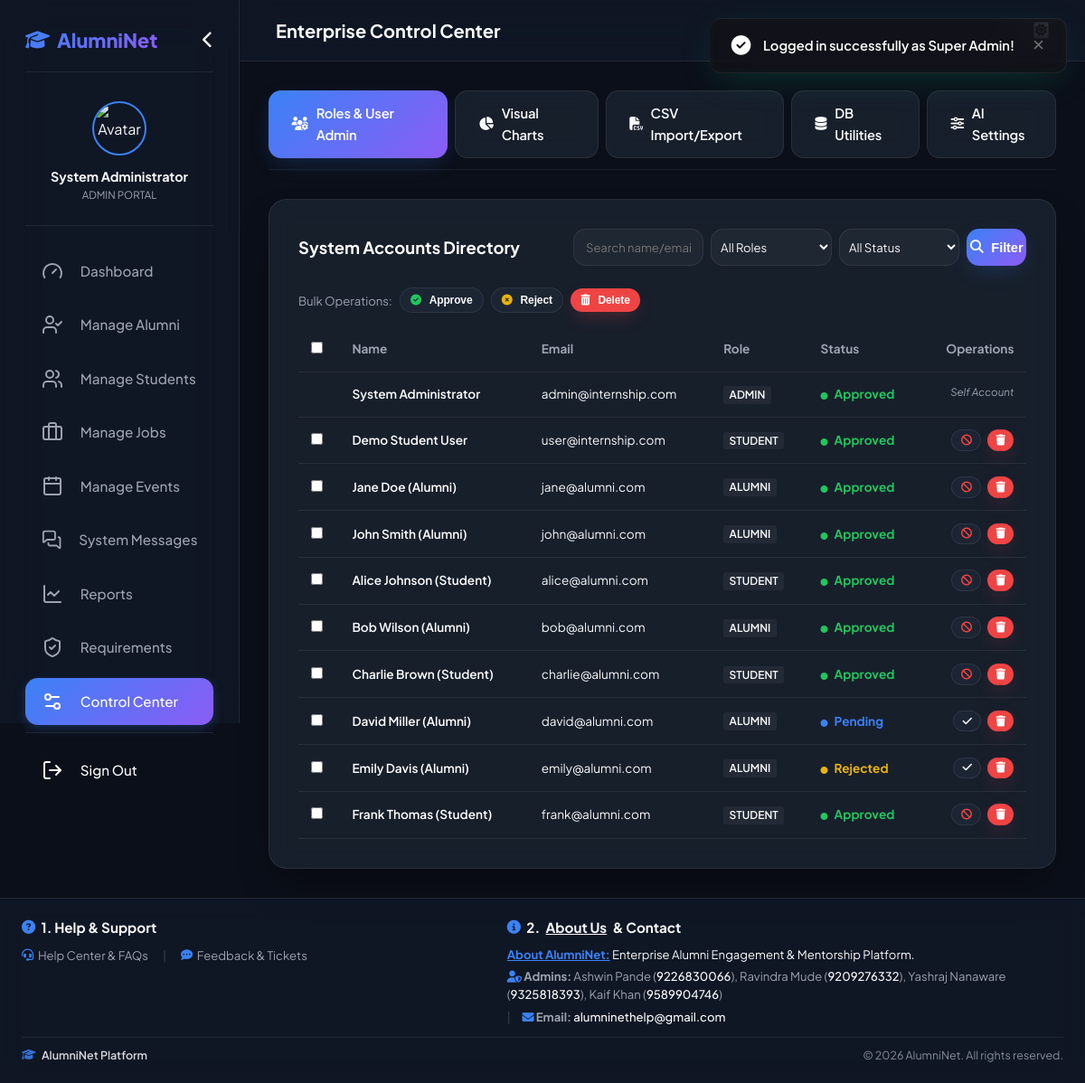
/admin/enterprise_control.php (signed in), run on an earlier commit of the app's database.
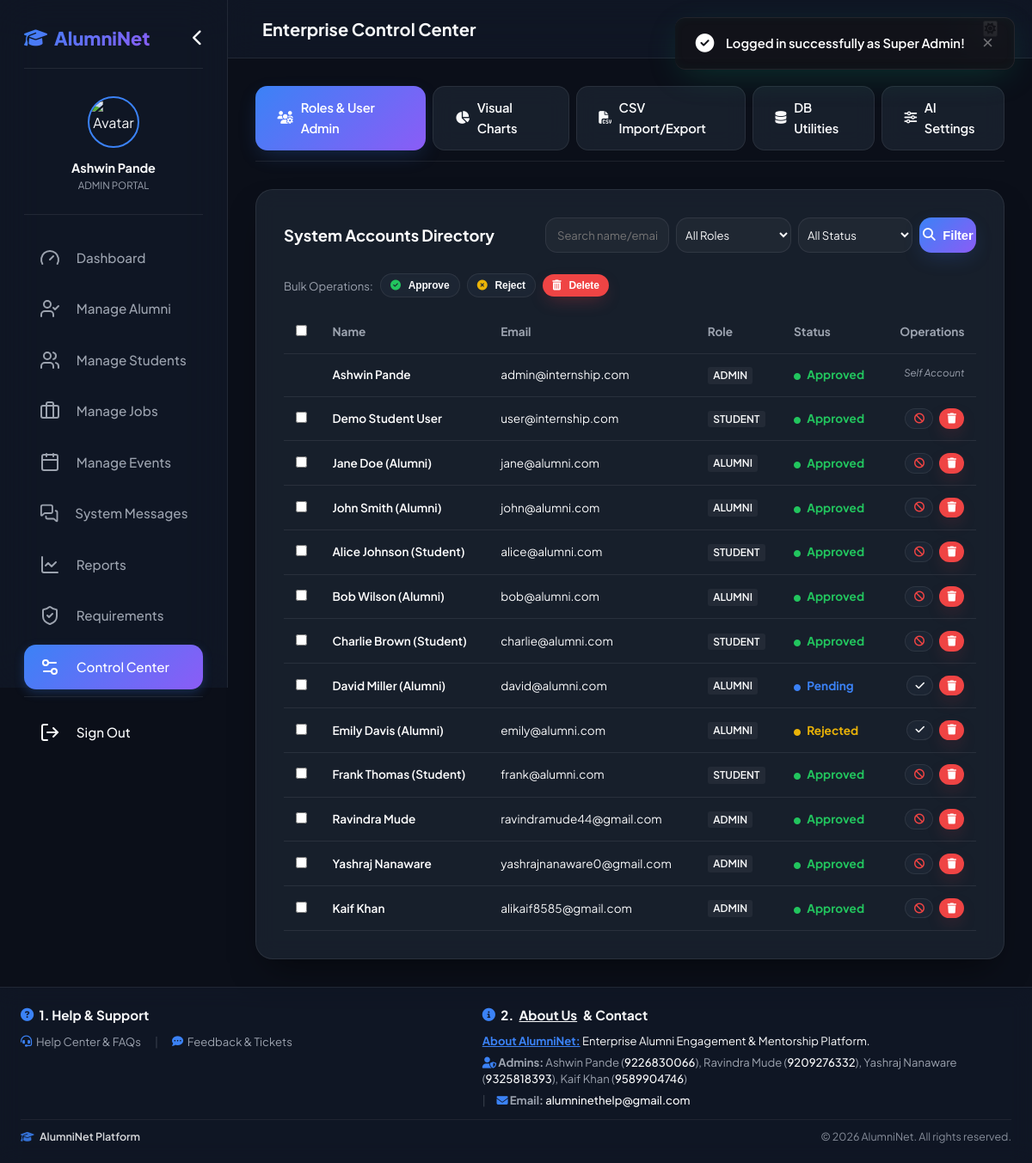
And on a later commit of the database.
### tables this page shows
CREATE TABLE IF NOT EXISTS users (
    id INT AUTO_INCREMENT PRIMARY KEY,
    name VARCHAR(255) NOT NULL,
    email VARCHAR(255) NOT NULL UNIQUE,
    username VARCHAR(150) NOT NULL UNIQUE,
    password VARCHAR(255) NOT NULL,
    phone VARCHAR(20) DEFAULT NULL,
    role ENUM('student', 'alumni', 'admin') NOT NULL DEFAULT 'student',
    status ENUM('pending', 'approved', 'rejected', 'blocked') NOT NULL DEFAULT 'pending',
    department_id INT,
    two_factor_secret VARCHAR(255) DEFAULT NULL,
    created_at TIMESTAMP DEFAULT CURRENT_TIMESTAMP,
    updated_at TIMESTAMP DEFAULT CURRENT_TIMESTAMP ON UPDATE CURRENT_TIMESTAMP,
    FOREIGN KEY (department_id) REFERENCES departments(id) ON DELETE SET NULL
);

### includes/auth_helper.php (called while the page is built, shortened)
<?php
if (!function_exists('is_admin')) {
    function is_admin() {
        return isset($_SESSION['admin_id']);
    }
}
if (!function_exists('get_user_id')) {
    function get_user_id() {
        if (is_admin()) {
            return $_SESSION['user_id'] ?? $_SESSION['admin_id'];
        }
        return $_SESSION['user_id'] ?? null;
    }
}
        ?>

### admin/enterprise_control.php (the view, shortened to what the changed rows need)
<?php
require_once __DIR__ . '/../includes/auth_helper.php';
require_once __DIR__ . '/../includes/security_helper.php';
$admin_id = get_user_id();
$user_name = $_SESSION['admin_name'];
$tab = $_GET['tab'] ?? 'roles';
$page = intval($_GET['p'] ?? 1);
$limit = 15;
$offset = ($page - 1) * $limit;
$query = "SELECT id, name, email, role, status, created_at FROM users WHERE 1=1";
$params = [];
$query .= " ORDER BY created_at DESC LIMIT $limit OFFSET $offset";
$stmt = $pdo->prepare($query);
$stmt->execute($params);
$users_list = $stmt->fetchAll();
require_once __DIR__ . '/../includes/header.php';
?>
<div class="dashboard-wrapper">
    <aside class="sidebar" id="sidebar">
        <div style="display: flex; flex-direction: column; align-items: center; text-align: center; border-bottom: 1px solid var(--theme-border); padding-bottom: 1.5rem; margin-bottom: 1.5rem;" class="sidebar-profile-box">
            <div style="margin-top: 0.75rem;" class="link-text">
                <h4 style="font-size: 0.9rem; white-space: nowrap; overflow: hidden; text-overflow: ellipsis; max-width: 180px;"><?php echo htmlspecialchars($user_name); ?></h4>
                <p style="font-size: 0.72rem; color: var(--theme-text-secondary); text-transform: uppercase;">Admin Portal</p>
            </div>
        </div>
    </aside>
    <div class="dashboard-content-area">
        <main class="dashboard-workspace" style="padding: 2rem;">
            <?php if ($tab === 'roles'): ?>
                <div class="card-glass" style="padding:2rem; border-radius:var(--border-radius-lg); background:var(--theme-card); border:1px solid var(--theme-border);">
                    <form action="enterprise_control.php" method="POST" id="bulk-users-form">
                        <div style="overflow-x:auto;">
                            <table style="width:100%; border-collapse:collapse; text-align:left; font-size:0.85rem;" class="modern-table">
                                <thead>
                                    <tr style="border-bottom: 1px solid var(--theme-border); color:var(--theme-text-secondary);">
                                        <th style="padding:0.85rem;"><input type="checkbox" id="check-all-users" onclick="toggleCheckAll(this)"></th>
                                        <th style="padding:0.85rem;">Name</th>
                                        <th style="padding:0.85rem;">Email</th>
                                        <th style="padding:0.85rem;">Role</th>
                                        <th style="padding:0.85rem;">Status</th>
                                        <th style="padding:0.85rem; text-align:right;">Operations</th>
                                    </tr>
                                </thead>
                                <tbody>
                                    <?php foreach ($users_list as $u): ?>
                                        <tr style="border-bottom:1px solid var(--theme-border); transition:background-color 0.2s;" onmouseover="this.style.background='rgba(255,255,255,0.01)'" onmouseout="this.style.background='none'">
                                            <td style="padding:0.85rem;">
                                                <?php if ($u['id'] !== $admin_id): ?>
                                                    <input type="checkbox" name="selected_users[]" value="<?php echo $u['id']; ?>" class="user-checkbox">
                                                <?php endif; ?>
                                            </td>
                                            <td style="padding:0.85rem; font-weight:600; color:#ffffff;"><?php echo htmlspecialchars($u['name']); ?></td>
                                            <td style="padding:0.85rem;"><?php echo htmlspecialchars($u['email']); ?></td>
                                            <td style="padding:0.85rem; text-transform:uppercase;">
                                                <span style="font-size:0.75rem; background:rgba(255,255,255,0.05); padding:0.15rem 0.4rem; border-radius:3px; font-weight:600;"><?php echo htmlspecialchars($u['role']); ?></span>
                                            </td>
                                            <td style="padding:0.85rem;">
                                                <?php
                                                    $c = '#3b82f6';
                                                    if ($u['status'] === 'approved') $c = '#22c55e';
                                                    elseif ($u['status'] === 'rejected') $c = '#eab308';
                                                    elseif ($u['status'] === 'blocked') $c = '#ef4444';
                                                ?>
                                                <span style="color:<?php echo $c; ?>; font-weight:700;"><i class="fa-solid fa-circle" style="font-size:0.5rem; margin-right:0.3rem;"></i> <?php echo ucfirst($u['status']); ?></span>
                                            </td>
                                            <td style="padding:0.85rem; text-align:right; display:flex; justify-content:flex-end; gap:0.4rem;">
                                                <?php if ($u['id'] !== $admin_id): ?>
                                                    <?php if ($u['status'] === 'pending' || $u['status'] === 'rejected'): ?>
                                                        <button type="button" class="btn btn-secondary btn-small" style="padding:0.3rem 0.6rem; font-size:0.75rem;" onclick="runSingle(<?php echo $u['id']; ?>, 'approve')"><i class="fa-solid fa-check"></i></button>
                                                    <?php endif; ?>
                                                    <?php if ($u['status'] === 'approved'): ?>
                                                        <button type="button" class="btn btn-secondary btn-small" style="padding:0.3rem 0.6rem; font-size:0.75rem;" onclick="runSingle(<?php echo $u['id']; ?>, 'block')" title="Block User"><i class="fa-solid fa-ban" style="color:#ef4444;"></i></button>
                                                    <?php endif; ?>
                                                    <button type="button" class="btn btn-danger btn-small" style="padding:0.3rem 0.6rem; font-size:0.75rem;" onclick="runSingle(<?php echo $u['id']; ?>, 'delete')" title="Delete permanently"><i class="fa-solid fa-trash"></i></button>
                                                <?php else: ?>
                                                    <span style="font-size:0.72rem; color:var(--theme-text-secondary); font-style:italic;">Self Account</span>
                                                <?php endif; ?>
                                            </td>
                                        </tr>
                                    <?php endforeach; ?>
                                </tbody>
                            </table>
                        </div>
                    </form>
                </div>
            <?php endif; ?>
        </main>
    </div>
</div>
<?php require_once __DIR__ . '/../includes/footer.php'; ?>

What changed in the data, as far as the page shows it:
changed users "admin@internship.com": name "System Administrator" → "Ashwin Pande"
added users: name "Ravindra Mude", email "ravindramude44@gmail.com", role "ADMIN", status "Approved"
added users: name "Yashraj Nanaware", email "yashrajnanaware0@gmail.com", role "ADMIN", status "Approved"
added users: name "Kaif Khan", email "alikaif8585@gmail.com", role "ADMIN", status "Approved"
Also different on the page:
$user_name: "System Administrator" → "Ashwin Pande"
